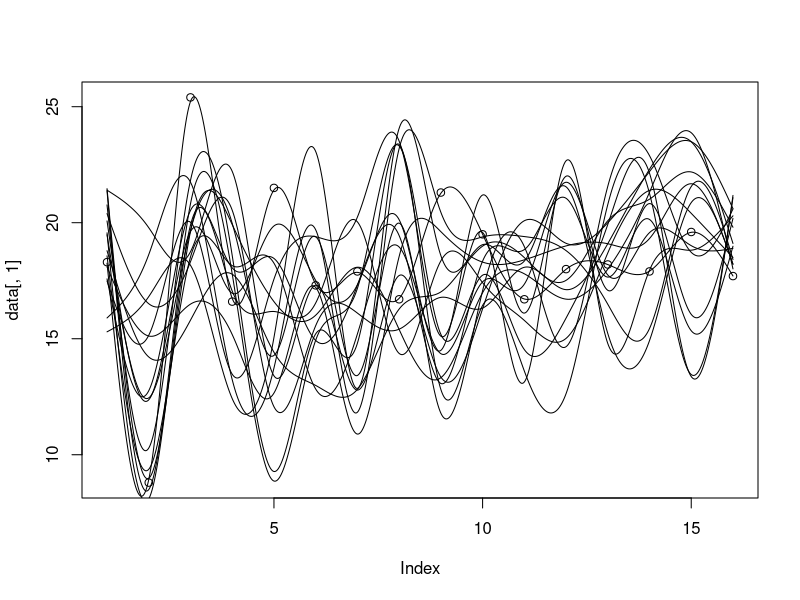

This chart was generated by the following R code:
data = read.csv(file="edmonton.csv", header=FALSE, sep=",")
colnames(data)=NULL
plot(data[,1])
for (count in c(1:dim(data)[1]))
{
    lines(predict(smooth.spline(data[,count],spar=0.01),seq(1,length(data[,count]),len=1000)))
}
